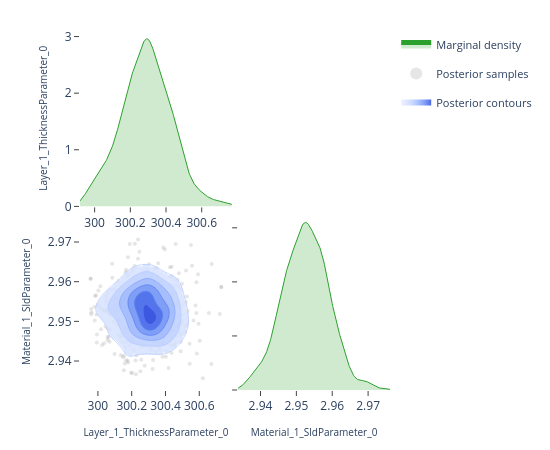

This figure's notebook cell:
### Code cell
# ---- Pairwise focus: thickness vs SLD ---------------------------------------
# A 2-parameter corner plot zooms in on the joint posterior for a specific
# pair.  This is the same view the EasyReflectometryApp's "2D Heatmap"
# sub-tab uses to inspect parameter degeneracies.


params_of_interest = ['Layer_1_ThicknessParameter_0', 'Material_1_SldParameter_0']
idx = [posterior.param_names.index(p) for p in params_of_interest]
subset_draws = np.asarray(posterior.draws)[:, idx]

fig = plot_corner(subset_draws, params_of_interest)
fig.show()

### Figure 1 — Plotly figure (JSON) as saved in the notebook; plotly's stock layout.template omitted (floating-point values rounded to 4 significant figures; data arrays with more than 128 entries replaced by an {"elided": "..."} marker saying what was removed)
{"data": [{"fill": "tozeroy", "fillcolor": "rgba(44, 160, 44, 0.22)", "hoverinfo": "skip", "legendgroup": "marginal", "line": {"color": "rgb(44, 160, 44)", "width": 1}, "mode": "lines", "name": "Marginal density", "showlegend": true, "type": "scatter", "x": {"elided": "256 float values"}, "xaxis": "x", "y": {"elided": "256 float values"}, "yaxis": "y"}, {"hoverinfo": "skip", "legendgroup": "scatter", "marker": {"color": "rgba(140, 140, 140, 0.22)", "size": 4}, "mode": "markers", "name": "Posterior samples", "showlegend": true, "type": "scatter", "x": {"elided": "520 float values"}, "xaxis": "x3", "y": {"elided": "520 float values"}, "yaxis": "y3", "zorder": 0}, {"colorscale": [[0.0, "rgba(224, 233, 255, 0.62)"], [0.35, "rgba(183, 203, 255, 0.70)"], [0.6, "rgba(138, 169, 252, 0.78)"], [0.82, "rgba(96, 131, 242, 0.84)"], [1.0, "rgba(58, 86, 224, 0.90)"]], "connectgaps": false, "contours": {"coloring": "fill", "end": 164.7, "showlabels": false, "showlines": false, "size": 26.01, "start": 34.68}, "hoverinfo": "skip", "legendgroup": "contour", "name": "Posterior contours", "showlegend": true, "showscale": false, "type": "contour", "x": [299.9, 299.9, 299.9, 300.0, 300.0, 300.0, 300.0, 300.0, 300.0, 300.0, 300.0, 300.0, 300.0, 300.1, 300.1, 300.1, 300.1, 300.1, 300.1, 300.1, 300.1, 300.1, 300.2, 300.2, 300.2, 300.2, 300.2, 300.2, 300.2, 300.2, 300.2, 300.3, 300.3, 300.3, 300.3, 300.3, 300.3, 300.3, 300.3, 300.3, 300.3, 300.4, 300.4, 300.4, 300.4, 300.4, 300.4, 300.4, 300.4, 300.4, 300.5, 300.5, 300.5, 300.5, 300.5, 300.5, 300.5, 300.5, 300.5, 300.6, 300.6, 300.6, 300.6, 300.6, 300.6, 300.6, 300.6, 300.6, 300.7, 300.7, 300.7, 300.7, 300.7, 300.7, 300.7, 300.7, 300.7, 300.7, 300.8, 300.8], "xaxis": "x3", "y": [2.934, 2.934, 2.935, 2.935, 2.936, 2.936, 2.937, 2.938, 2.938, 2.939, 2.939, 2.94, 2.94, 2.941, 2.941, 2.942, 2.942, 2.943, 2.943, 2.944, 2.944, 2.945, 2.946, 2.946, 2.947, 2.947, 2.948, 2.948, 2.949, 2.949, 2.95, 2.95, 2.951, 2.951, 2.952, 2.953, 2.953, 2.954, 2.954, 2.955, 2.955, 2.956, 2.956, 2.957, 2.957, 2.958, 2.958, 2.959, 2.959, 2.96, 2.961, 2.961, 2.962, 2.962, 2.963, 2.963, 2.964, 2.964, 2.965, 2.965, 2.966, 2.966, 2.967, 2.968, 2.968, 2.969, 2.969, 2.97, 2.97, 2.971, 2.971, 2.972, 2.972, 2.973, 2.973, 2.974, 2.974, 2.975, 2.976, 2.976], "yaxis": "y3", "z": {"elided": "80x80 float values"}, "zmax": 164.7, "zmin": 34.68, "zorder": 1}, {"colorscale": [[0.0, "rgba(183, 203, 255, 0.94)"], [0.35, "rgba(183, 203, 255, 0.94)"], [0.35, "rgba(138, 169, 252, 0.95)"], [0.6, "rgba(138, 169, 252, 0.95)"], [0.6, "rgba(96, 131, 242, 0.96)"], [0.82, "rgba(96, 131, 242, 0.96)"], [0.82, "rgba(58, 86, 224, 0.98)"], [1.0, "rgba(58, 86, 224, 0.98)"]], "contours": {"coloring": "lines", "end": 164.7, "showlabels": false, "size": 26.01, "start": 34.68}, "hoverinfo": "skip", "legendgroup": "contour", "line": {"width": 0.9}, "showlegend": false, "showscale": false, "type": "contour", "x": [299.9, 299.9, 299.9, 300.0, 300.0, 300.0, 300.0, 300.0, 300.0, 300.0, 300.0, 300.0, 300.0, 300.1, 300.1, 300.1, 300.1, 300.1, 300.1, 300.1, 300.1, 300.1, 300.2, 300.2, 300.2, 300.2, 300.2, 300.2, 300.2, 300.2, 300.2, 300.3, 300.3, 300.3, 300.3, 300.3, 300.3, 300.3, 300.3, 300.3, 300.3, 300.4, 300.4, 300.4, 300.4, 300.4, 300.4, 300.4, 300.4, 300.4, 300.5, 300.5, 300.5, 300.5, 300.5, 300.5, 300.5, 300.5, 300.5, 300.6, 300.6, 300.6, 300.6, 300.6, 300.6, 300.6, 300.6, 300.6, 300.7, 300.7, 300.7, 300.7, 300.7, 300.7, 300.7, 300.7, 300.7, 300.7, 300.8, 300.8], "xaxis": "x3", "y": [2.934, 2.934, 2.935, 2.935, 2.936, 2.936, 2.937, 2.938, 2.938, 2.939, 2.939, 2.94, 2.94, 2.941, 2.941, 2.942, 2.942, 2.943, 2.943, 2.944, 2.944, 2.945, 2.946, 2.946, 2.947, 2.947, 2.948, 2.948, 2.949, 2.949, 2.95, 2.95, 2.951, 2.951, 2.952, 2.953, 2.953, 2.954, 2.954, 2.955, 2.955, 2.956, 2.956, 2.957, 2.957, 2.958, 2.958, 2.959, 2.959, 2.96, 2.961, 2.961, 2.962, 2.962, 2.963, 2.963, 2.964, 2.964, 2.965, 2.965, 2.966, 2.966, 2.967, 2.968, 2.968, 2.969, 2.969, 2.97, 2.97, 2.971, 2.971, 2.972, 2.972, 2.973, 2.973, 2.974, 2.974, 2.975, 2.976, 2.976], "yaxis": "y3", "z": {"elided": "80x80 float values"}, "zmax": 164.7, "zmin": 34.68, "zorder": 2}, {"fill": "tozeroy", "fillcolor": "rgba(44, 160, 44, 0.22)", "hoverinfo": "skip", "legendgroup": "marginal", "line": {"color": "rgb(44, 160, 44)", "width": 1}, "mode": "lines", "name": "Marginal density", "showlegend": false, "type": "scatter", "x": {"elided": "256 float values"}, "xaxis": "x4", "y": {"elided": "256 float values"}, "yaxis": "y4"}], "layout": {"height": 450, "legend": {"font": {"size": 11}, "itemsizing": "constant", "orientation": "v", "x": 1.02, "xanchor": "left", "y": 1.0, "yanchor": "top"}, "margin": {"b": 60, "l": 80, "r": 160, "t": 30}, "plot_bgcolor": "white", "showlegend": true, "width": 550, "xaxis": {"anchor": "y", "domain": [0.0, 0.49], "showgrid": false, "ticks": "outside", "zeroline": false}, "xaxis2": {"anchor": "y2", "domain": [0.51, 1.0], "showgrid": false, "ticks": "outside", "visible": false, "zeroline": false}, "xaxis3": {"anchor": "y3", "domain": [0.0, 0.49], "showgrid": false, "ticks": "outside", "title": {"font": {"size": 10}, "text": "Layer_1_ThicknessParameter_0"}, "zeroline": false}, "xaxis4": {"anchor": "y4", "domain": [0.51, 1.0], "showgrid": false, "ticks": "outside", "title": {"font": {"size": 10}, "text": "Material_1_SldParameter_0"}, "zeroline": false}, "yaxis": {"anchor": "x", "domain": [0.51, 1.0], "showgrid": false, "ticks": "outside", "title": {"font": {"size": 10}, "text": "Layer_1_ThicknessParameter_0"}, "zeroline": false}, "yaxis2": {"anchor": "x2", "domain": [0.51, 1.0], "showgrid": false, "ticks": "outside", "visible": false, "zeroline": false}, "yaxis3": {"anchor": "x3", "domain": [0.0, 0.49], "showgrid": false, "ticks": "outside", "title": {"font": {"size": 10}, "text": "Material_1_SldParameter_0"}, "zeroline": false}, "yaxis4": {"anchor": "x4", "domain": [0.0, 0.49], "showgrid": false, "showticklabels": false, "ticks": "outside", "zeroline": false}}}
